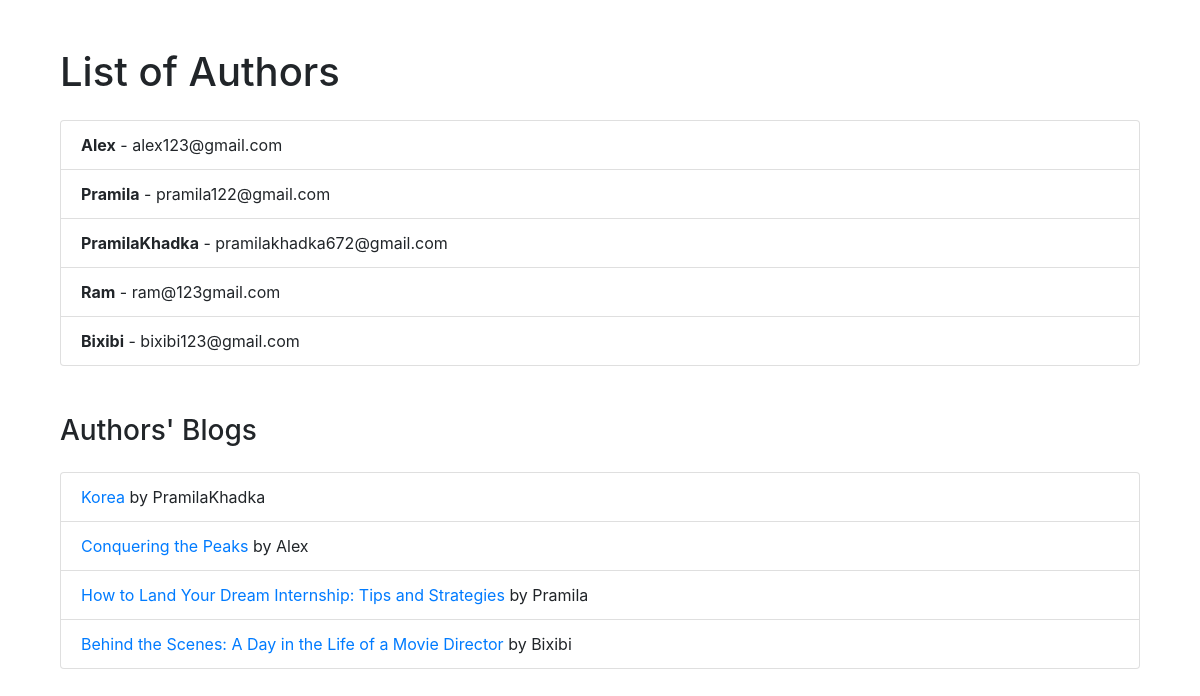
/users/, run on the app's committed database.
### weblog/models.py (models this page shows, shortened)
class Blog(models.Model):
    title = models.CharField(max_length=100)
    description = models.TextField()
    author = models.ForeignKey(User, on_delete=models.CASCADE)
    category = models.ForeignKey(Category, on_delete=models.CASCADE)
    status = models.BooleanField(default=False)
    created_at = models.DateTimeField(auto_now_add=True)
    updated_at = models.DateTimeField(auto_now=True)
    deleted_at = models.DateField(auto_now=True)

### weblog/views.py (the view)
# urls.py: path('users/', views.user_list, name='user_list'),
def user_list(request):
    users = User.objects.all()
    blogs = Blog.objects.select_related('author').all()
    return render(request, 'authorlist.html', {'users': users, 'blogs': blogs})

### weblog/templates/authorlist.html (shortened to what this page needs)
{% extends "base.html" %}
{% block content %}
<div class="container mt-5">
    <article>
        <h1 class="mb-4">List of Authors</h1>
        <ul class="list-group">
            {% for user in users %}
                <li class="list-group-item">
                    <strong>{{ user.username }}</strong> - {{ user.email }}
                </li>
            {% endfor %}
        </ul>
    </article>
    <section class="mt-5">
        <h3 class="mb-4">Authors' Blogs</h3>
        <ul class="list-group">
            {% for blog in blogs %}
                <li class="list-group-item">
                    <a href="{% url 'weblog:blog_detail' blog.id %}">{{ blog.title }}</a> by {{ blog.author.username }}
                </li>
            {% endfor %}
        </ul>
    </section>
</div>
{% endblock %}

### data on the page
Blog: title "Korea", author.username "PramilaKhadka"
Blog: title "Conquering the Peaks", author.username "Alex"
Blog: title "How to Land Your Dream Internship: Tips and Strategies", author.username "Pramila"
Blog: title "Behind the Scenes: A Day in the Life of a Movie Director", author.username "Bixibi"

### other printed values
{{ user.username }} "Alex"
{{ user.email }} "alex123@gmail.com"
{{ user.username }} "Pramila"
{{ user.email }} "pramila122@gmail.com"
{{ user.username }} "PramilaKhadka"
{{ user.email }} "pramilakhadka672@gmail.com"
{{ user.username }} "Ram"
{{ user.email }} "ram@123gmail.com"
{{ user.username }} "Bixibi"
{{ user.email }} "bixibi123@gmail.com"
